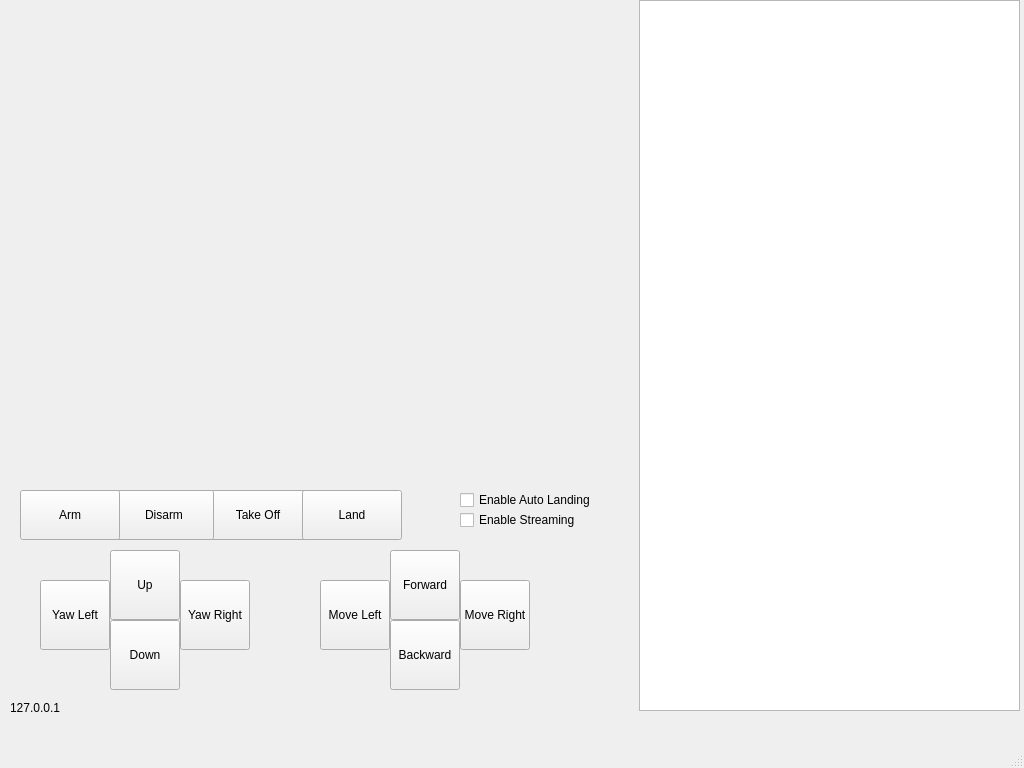
<?xml version="1.0" encoding="UTF-8"?>
<ui version="4.0">
 <class>MainWindow</class>
 <widget class="QMainWindow" name="MainWindow">
  <property name="geometry">
   <rect>
    <x>0</x>
    <y>0</y>
    <width>1024</width>
    <height>768</height>
   </rect>
  </property>
  <property name="windowTitle">
   <string>MainWindow</string>
  </property>
  <widget class="QWidget" name="centralwidget">
   <widget class="QLabel" name="lblVideo">
    <property name="geometry">
     <rect>
      <x>0</x>
      <y>0</y>
      <width>640</width>
      <height>480</height>
     </rect>
    </property>
    <property name="text">
     <string/>
    </property>
    <property name="pixmap">
     <pixmap>photo.jpg</pixmap>
    </property>
    <property name="scaledContents">
     <bool>true</bool>
    </property>
   </widget>
   <widget class="QListView" name="lvMessage">
    <property name="geometry">
     <rect>
      <x>639</x>
      <y>0</y>
      <width>381</width>
      <height>711</height>
     </rect>
    </property>
   </widget>
   <widget class="QPushButton" name="btnTakeOff">
    <property name="geometry">
     <rect>
      <x>208</x>
      <y>490</y>
      <width>100</width>
      <height>50</height>
     </rect>
    </property>
    <property name="text">
     <string>Take Off</string>
    </property>
   </widget>
   <widget class="QPushButton" name="btnLand">
    <property name="geometry">
     <rect>
      <x>302</x>
      <y>490</y>
      <width>100</width>
      <height>50</height>
     </rect>
    </property>
    <property name="text">
     <string>Land</string>
    </property>
   </widget>
   <widget class="QPushButton" name="btnDisarm">
    <property name="geometry">
     <rect>
      <x>114</x>
      <y>490</y>
      <width>100</width>
      <height>50</height>
     </rect>
    </property>
    <property name="text">
     <string>Disarm</string>
    </property>
   </widget>
   <widget class="QPushButton" name="btnArm">
    <property name="geometry">
     <rect>
      <x>20</x>
      <y>490</y>
      <width>100</width>
      <height>50</height>
     </rect>
    </property>
    <property name="text">
     <string>Arm</string>
    </property>
   </widget>
   <widget class="QPushButton" name="btnForward">
    <property name="geometry">
     <rect>
      <x>390</x>
      <y>550</y>
      <width>70</width>
      <height>70</height>
     </rect>
    </property>
    <property name="text">
     <string>Forward</string>
    </property>
   </widget>
   <widget class="QCheckBox" name="chkEnableAutoLanding">
    <property name="geometry">
     <rect>
      <x>460</x>
      <y>490</y>
      <width>151</width>
      <height>20</height>
     </rect>
    </property>
    <property name="text">
     <string>Enable Auto Landing</string>
    </property>
   </widget>
   <widget class="QCheckBox" name="chkEnableStream">
    <property name="geometry">
     <rect>
      <x>460</x>
      <y>510</y>
      <width>151</width>
      <height>20</height>
     </rect>
    </property>
    <property name="text">
     <string>Enable Streaming</string>
    </property>
   </widget>
   <widget class="QPushButton" name="btnThrotleUp">
    <property name="geometry">
     <rect>
      <x>110</x>
      <y>550</y>
      <width>70</width>
      <height>70</height>
     </rect>
    </property>
    <property name="text">
     <string>Up</string>
    </property>
   </widget>
   <widget class="QPushButton" name="btnThrotleDown">
    <property name="geometry">
     <rect>
      <x>110</x>
      <y>620</y>
      <width>70</width>
      <height>70</height>
     </rect>
    </property>
    <property name="text">
     <string>Down</string>
    </property>
   </widget>
   <widget class="QPushButton" name="btnBackward">
    <property name="geometry">
     <rect>
      <x>390</x>
      <y>620</y>
      <width>70</width>
      <height>70</height>
     </rect>
    </property>
    <property name="text">
     <string>Backward</string>
    </property>
   </widget>
   <widget class="QPushButton" name="btnMoveLeft">
    <property name="geometry">
     <rect>
      <x>320</x>
      <y>580</y>
      <width>70</width>
      <height>70</height>
     </rect>
    </property>
    <property name="text">
     <string>Move Left</string>
    </property>
   </widget>
   <widget class="QPushButton" name="btnMoveRight">
    <property name="geometry">
     <rect>
      <x>460</x>
      <y>580</y>
      <width>70</width>
      <height>70</height>
     </rect>
    </property>
    <property name="text">
     <string>Move Right</string>
    </property>
   </widget>
   <widget class="QPushButton" name="btnYawLeft">
    <property name="geometry">
     <rect>
      <x>40</x>
      <y>580</y>
      <width>70</width>
      <height>70</height>
     </rect>
    </property>
    <property name="text">
     <string>Yaw Left</string>
    </property>
   </widget>
   <widget class="QPushButton" name="pushButton_12">
    <property name="geometry">
     <rect>
      <x>180</x>
      <y>580</y>
      <width>70</width>
      <height>70</height>
     </rect>
    </property>
    <property name="text">
     <string>Yaw Right</string>
    </property>
   </widget>
   <widget class="QLabel" name="lblIpAddress">
    <property name="geometry">
     <rect>
      <x>10</x>
      <y>700</y>
      <width>55</width>
      <height>16</height>
     </rect>
    </property>
    <property name="text">
     <string>127.0.0.1</string>
    </property>
   </widget>
  </widget>
  <widget class="QMenuBar" name="menubar">
   <property name="geometry">
    <rect>
     <x>0</x>
     <y>0</y>
     <width>1024</width>
     <height>26</height>
    </rect>
   </property>
  </widget>
  <widget class="QStatusBar" name="statusbar"/>
 </widget>
 <resources/>
 <connections/>
</ui>
